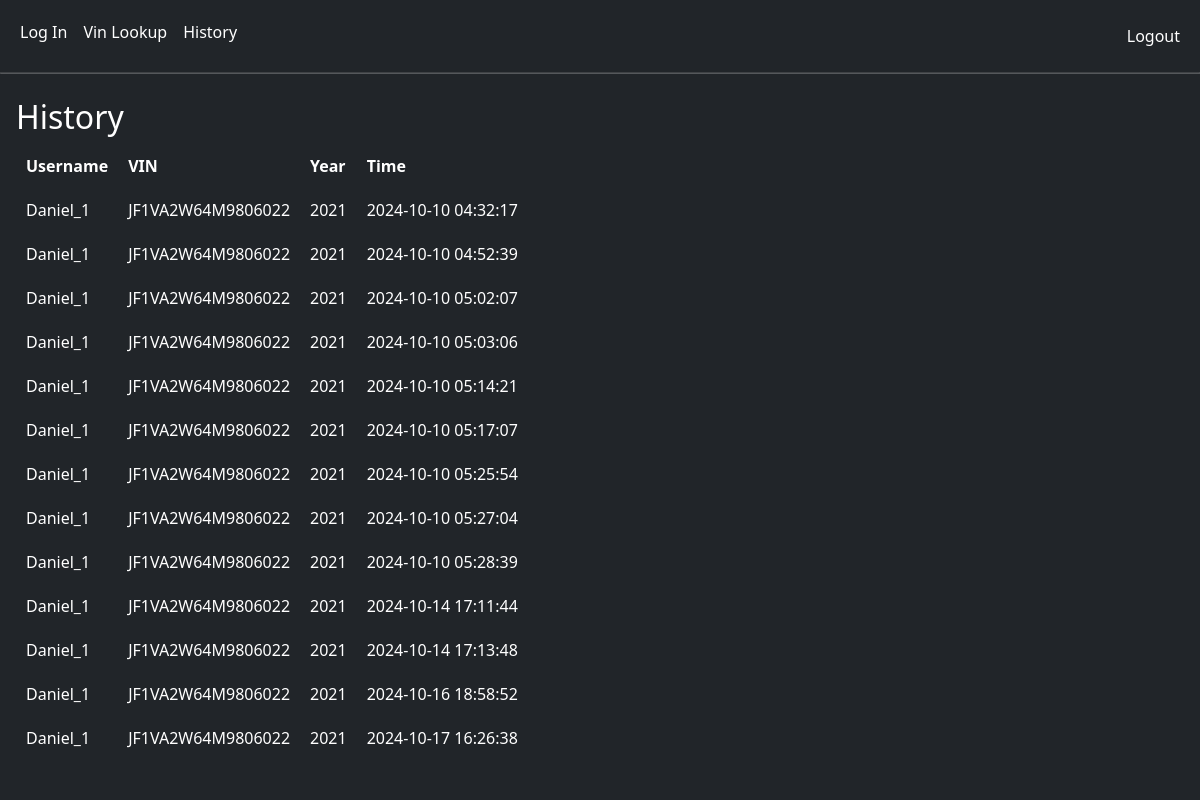
Page /history (signed in) on the committed database.
### tables this page shows
CREATE TABLE 'history' ('id' INTEGER, 'username' TEXT, 'vin' TEXT, 'year' TEXT, 'time' DATETIME DEFAULT CURRENT_TIMESTAMP);

### app.py (the view)
@app.route("/history", methods=["GET", "POST"])
@login_required
def history():
    con = None
    try:
        con = sqlite3.connect('test.db')
        con.row_factory = sqlite3.Row
        cursor = con.cursor()
        cursor.execute("SELECT username, vin, year, time FROM history WHERE id = ?", (session["user_id"],))
        info = cursor.fetchall()
        if not info:
            return error("No History to show", 403)
    except sqlite3.Error as e:
        return error("Could not history that username", 403)
    finally:
        if con:
            con.close()
    return render_template("history.html", info=info)

### app.py (called while the page is built)
@app.after_request
def after_request(response):
    response.headers["Cache-Control"] = "no-cache, no-store, must-revalidate"
    response.headers["Expires"] = 0
    response.headers["Pragma"] = "no-cache"
    return response

### helpers.py (called while the page is built)
def login_required(f):
    @wraps(f)
    def decorated_function(*args, **kwargs):
        if session.get("user_id") is None:
            return redirect("/login")
        return f(*args, **kwargs)
    return decorated_function

### templates/history.html (shortened to what this page needs)
{% extends "layout.html" %}
{% block main %}
<div class="section p-3">
    <h2>History</h2>
    <table>
        <thead>
            <tr>
                <th>Username</th>
                <th>VIN</th>
                <th>Year</th>
                <th>Time</th>
            </tr>
        </thead>
        <tbody>
            {% for entry in info %}
                <tr>
                    <td>{{ entry.username }}</td>
                    <td>{{ entry.vin }}</td>
                    <td>{{ entry.year }}</td>
                    <td>{{ entry.time }}</td>
                </tr>
            {% endfor %}
        </tbody>
    </table>
</div>
{% endblock %}

### templates/layout.html (shortened to what this page needs)
<!DOCTYPE html>
<html lang="en">
    <head>
        <link href="https://cdn.jsdelivr.net/npm/bootstrap@5.3.3/dist/css/bootstrap.min.css" rel="stylesheet">
        <link href="/static/styles.css" rel="stylesheet">
    </head>
    <body class="bg-dark">
        <nav class="navbar navbar-expand-md bg-dark">
            <div class="container-fluid">
                <ul class="navbar-nav">
                    <li class="nav-item">
                        <a class="nav-link" href="/login">Log In</a>
                    </li>
                    <li class="nav-item">
                        <a class="nav-link" href="/lookup2">Vin Lookup</a>
                    </li>
                    <li class="nav-item">
                        <a class="nav-link" href="/history">History</a>
                    </li>
                </ul>
                <ul class="navbar-nav ms-auto mt-2"">
                    <li class="nav-item">
                        <a class="nav-link" href="/logout">Logout</a>
                    </li>
                </ul>
            </div>
        </nav>
    <hr>
    </body>
    <div class="main bg-dark">
        {% block main %}{% endblock %}
    </div>
</html>

### static/styles.css (style rules this page uses)
nav .nav-link { font-size: medium; color: white; }
.section { color: white; }
th, td { padding: 10px; }
hr { display: block; margin-top: 0.5em; margin-bottom: 0.5em; margin-left: auto; margin-right: auto; border-style: inset; border-width: 1px; }

### rows in the picture
history: username "Daniel_1", vin "JF1VA2W64M9806022", year "2021", time "2024-10-10 04:32:17"
history: username "Daniel_1", vin "JF1VA2W64M9806022", year "2021", time "2024-10-10 04:52:39"
history: username "Daniel_1", vin "JF1VA2W64M9806022", year "2021", time "2024-10-10 05:02:07"
history: username "Daniel_1", vin "JF1VA2W64M9806022", year "2021", time "2024-10-10 05:03:06"
history: username "Daniel_1", vin "JF1VA2W64M9806022", year "2021", time "2024-10-10 05:14:21"
history: username "Daniel_1", vin "JF1VA2W64M9806022", year "2021", time "2024-10-10 05:17:07"
history: username "Daniel_1", vin "JF1VA2W64M9806022", year "2021", time "2024-10-10 05:25:54"
history: username "Daniel_1", vin "JF1VA2W64M9806022", year "2021", time "2024-10-10 05:27:04"
history: username "Daniel_1", vin "JF1VA2W64M9806022", year "2021", time "2024-10-10 05:28:39"
history: username "Daniel_1", vin "JF1VA2W64M9806022", year "2021", time "2024-10-14 17:11:44"
history: username "Daniel_1", vin "JF1VA2W64M9806022", year "2021", time "2024-10-14 17:13:48"
history: username "Daniel_1", vin "JF1VA2W64M9806022", year "2021", time "2024-10-16 18:58:52"
history: username "Daniel_1", vin "JF1VA2W64M9806022", year "2021", time "2024-10-17 16:26:38"
